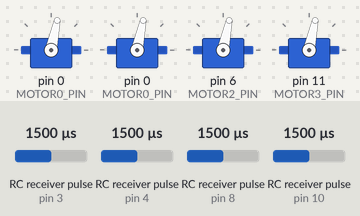
Recording of a sketch running on a simulated Arduino Uno, built with avr-gcc and run on an emulated ATmega328P. Parts: 4 × servo. Wiring (inferred from the names in the program): 4 × RC receiver channel: data pin 3 / data pin 4 / data pin 8 / data pin 10. Inputs (shaded band) come from the test bench; at power-on: RC receiver pulse (sensors on pin 3, pin 8, pin 10, pin 4) 1500 µs.

Above: at 1.2 s.
1.3 s: RC receiver pulse (sensor on pin 3) set to 1020 µs
At 2.1 s:
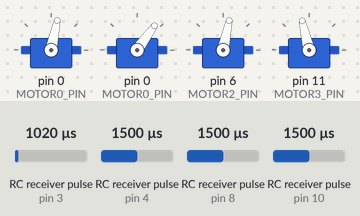
2.8 s: RC receiver pulse (sensor on pin 8) set to 1020 µs
At 3.3 s:
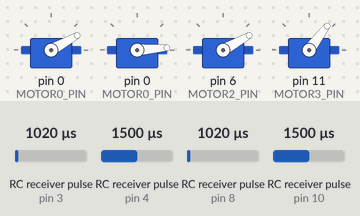
4.3 s: RC receiver pulse (sensor on pin 10) set to 1020 µs
At 5.5 s:
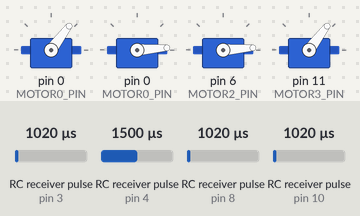
5.8 s: RC receiver pulse (sensor on pin 3) set to 1500 µs
At 6.6 s:
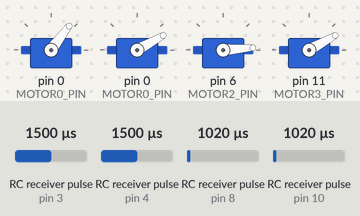
7.3 s: RC receiver pulse (sensor on pin 8) set to 1250 µs
At 7.9 s:
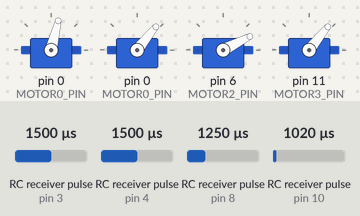
8.8 s: RC receiver pulse (sensor on pin 10) set to 1500 µs
At 10.2 s:
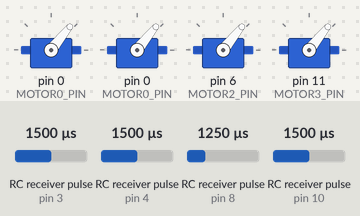
Timing chart, 0 to 11.3 s (numbered marks = the images above; inputs shaded):
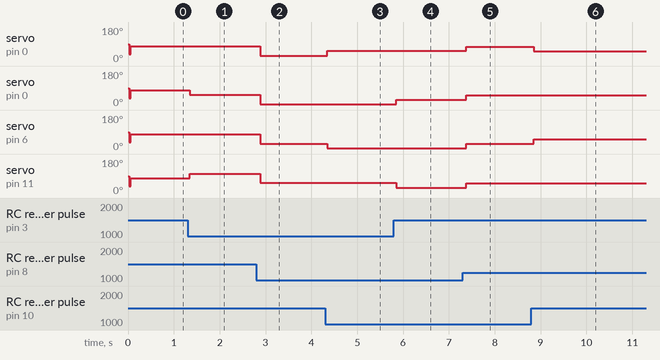

Measured:
- after the input at 1.3 s, servo on pin 0 (MOTOR0_PIN): 78° → 54° after 0.05 s; servo on pin 11 (MOTOR3_PIN): 78° → 103° after 0.05 s
- after the input at 2.8 s, servo on pin 0 (MOTOR0_PIN), servo on pin 6 (MOTOR2_PIN): 78° → 29° after 0.08 s; servo on pin 0 (MOTOR0_PIN): 54° → 4° after 0.08 s; servo on pin 11 (MOTOR3_PIN): 103° → 53° after 0.08 s
- after the input at 4.3 s, servo on pin 0 (MOTOR0_PIN): 29° → 53° after 0.05 s; servo on pin 6 (MOTOR2_PIN): 29° → 4° after 0.05 s
- after the input at 5.8 s, servo on pin 0 (MOTOR0_PIN): 4° → 29° after 0.05 s; servo on pin 11 (MOTOR3_PIN): 53° → 29° after 0.05 s
- after the input at 7.3 s, servo on pin 0 (MOTOR0_PIN): 53° → 76° after 0.08 s; servo on pin 0 (MOTOR0_PIN), servo on pin 11 (MOTOR3_PIN): 29° → 51° after 0.08 s; servo on pin 6 (MOTOR2_PIN): 4° → 27° after 0.08 s
- after the input at 8.8 s, servo on pin 0 (MOTOR0_PIN): 76° → 51° after 0.05 s; servo on pin 6 (MOTOR2_PIN): 27° → 51° after 0.05 s

The sketch:

QuadcopterV1.ino
```cpp
#include <Servo.h>

#define MOTOR0_PIN 0
#define MOTOR1_PIN 0
#define MOTOR2_PIN 6
#define MOTOR3_PIN 11

#define MOTOR_COUNT 4
#define CHANNEL_COUNT 6

#define CHANNEL1_PIN 3
#define CHANNEL2_PIN 10
#define CHANNEL3_PIN 8
#define CHANNEL4_PIN 4
#define CHANNEL5_PIN 0
#define CHANNEL6_PIN 0

#define CHANNEL1_MIN 1100
#define CHANNEL1_MAX 1900
#define CHANNEL2_MIN 1100
#define CHANNEL2_MAX 1900
#define CHANNEL3_MIN 1100
#define CHANNEL3_MAX 1900
#define CHANNEL4_MIN 1100
#define CHANNEL4_MAX 1900

#define MOTOR_MIN 700
#define MOTOR_MAX 2000

int pulseinAux = 0;
byte motor_pins[] = {MOTOR0_PIN, MOTOR1_PIN, MOTOR2_PIN, MOTOR3_PIN};
byte channel_pins[] = {CHANNEL1_PIN, CHANNEL2_PIN, CHANNEL3_PIN, CHANNEL4_PIN, CHANNEL5_PIN, CHANNEL6_PIN};

Servo motors[MOTOR_COUNT];
int speeds[] = {0, 0, 0, 0};
int ch1, ch2, ch3, ch4, ch5, ch6;

void setup() {
  for (int i = 0; i < CHANNEL_COUNT; i++) {
    pinMode(channel_pins[i], INPUT);
  }

  for (int i = 0; i < MOTOR_COUNT; i++) {
    motors[i].attach(motor_pins[i]);
  }

  Serial.begin(9600);
}

void loop() {
  if (pulseinAux == 0) {
    ch1 = pulseIn(CHANNEL1_PIN, HIGH);
    ch1 = map(ch1, CHANNEL1_MIN, CHANNEL1_MAX, -25, 25);
    ch2 = pulseIn(CHANNEL2_PIN, HIGH);
    ch2 = map(ch2, CHANNEL2_MIN, CHANNEL2_MAX, -25, 25);
    pulseinAux = 1;
  } else {
    ch3 = pulseIn(CHANNEL3_PIN, HIGH);
    ch3 = map(ch3, CHANNEL3_MIN, CHANNEL3_MAX, 0, 100);
    ch4 = pulseIn(CHANNEL4_PIN, HIGH);
    ch4 = map(ch4, CHANNEL4_MIN, CHANNEL4_MAX, -25, 25);
    pulseinAux = 0;
  }

  speeds[0] = ch3 - ch2;
  speeds[1] = ch3 + ch1;
  speeds[2] = ch3 + ch2;
  speeds[3] = ch3 - ch1;

  for (int i = 0; i < MOTOR_COUNT; i++) {
    speeds[i] = map(speeds[i], -25, 125, MOTOR_MIN, MOTOR_MAX);
  }

  for (int i = 0; i < MOTOR_COUNT; i++) {
    motors[i].write(speeds[i]);
  }
}
```
